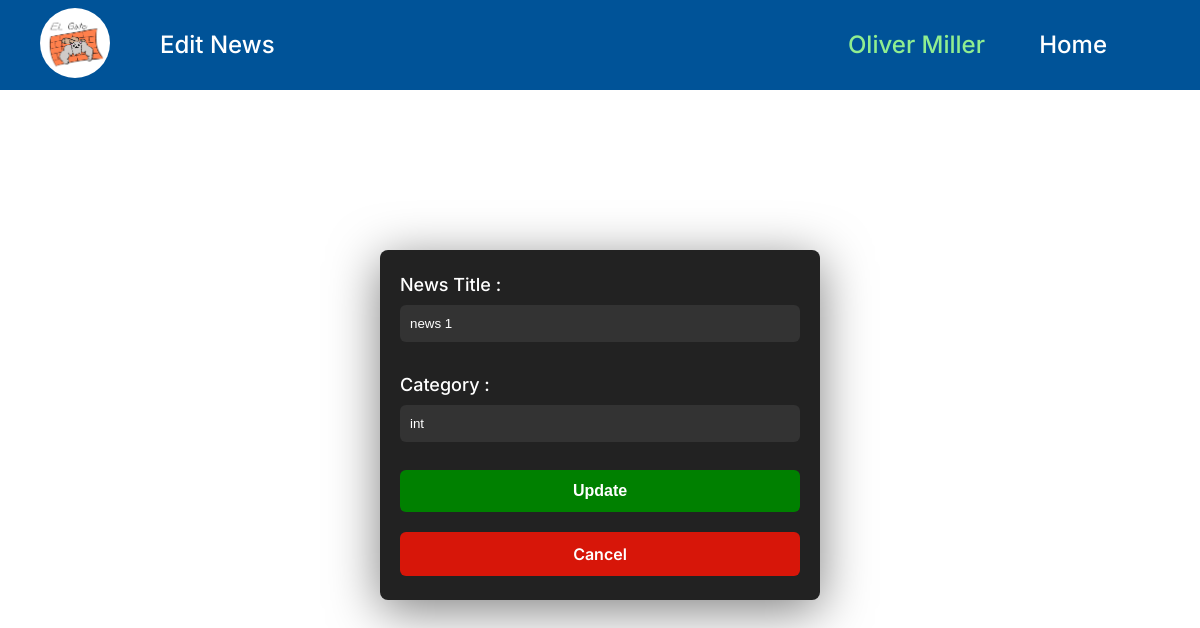
The page /Manage/NewsEdit.php?nID=1 (signed in) on the database its author committed.
### tables this page shows
CREATE TABLE `employees` (
  `employee_id` int(11) NOT NULL,
  `email` varchar(100) NOT NULL,
  `fullname` varchar(100) NOT NULL,
  `username` varchar(100) NOT NULL,
  `pwd` varchar(100) NOT NULL,
  `department_id` varchar(10) DEFAULT NULL,
  `role_id` int(11) DEFAULT NULL
);

CREATE TABLE `news` (
  `news_id` int(11) NOT NULL,
  `title` varchar(100) NOT NULL,
  `description` text,
  `category` varchar(10) DEFAULT NULL,
  `filename` varchar(100) NOT NULL
);

### Manage/NewsEdit.php (the view, shortened to what this page needs)
<?php
    include '../connect.php';
    if (isset($_GET['nID'])) {
        $nID = intval($_GET['nID']);
        $stmt = $mysqli->prepare("SELECT title, category FROM news WHERE news_id = ?");
        $stmt->bind_param('i', $nID);
        $stmt->execute();
        $stmt->bind_result($title, $category);
    } else {
        echo "Invalid news ID.";
        exit();
    }
?>
<!DOCTYPE html>
<html lang="en">
    <head>
        <link rel="stylesheet" href="../Pages/Pages.css" />
    </head>
    <body>
        <?php   $pageName = "Edit News";
                include '../Pages/HeadBar.php'; ?>
        <div style="height: 200px;"></div>
        <div class="login-container">
            <form method="post">
                <label for="title"><h6>News Title :</h6></label>
                <input type="text" id="title" name="title" value="<?php echo htmlspecialchars($title); ?>" required><br>
                <label for="category"><h6>Category :</h6></label>
                <input type="text" id="category" name="category" value="<?php echo htmlspecialchars($category); ?>" required><br>
                <input type="submit" value="Update">
                <br style="height: 100px;" />
                <a href="NewsManage.php" class="button cancel">Cancel</a>
            </form>
        </div>
    </body>
</html>

### Pages/HeadBar.php (shortened to what this page needs)
<?php
    include '../connect.php';
    $getName = "SELECT fullname, department_id, role_id FROM employees WHERE username = ? LIMIT 1";
    $stmt = $mysqli->prepare($getName);
    if ($stmt) {
        $stmt->bind_param("s", $_SESSION['username']);
        $stmt->execute();
        $stmt->bind_result($fullName, $department, $role);
        switch ($role) {
            case 1:
                $mainMenu = '<a href="../Roles/Reporter.php" style="color: lightgreen;">' . htmlspecialchars($fullName) . '</a>';
                break;
        }
        echo '
            <nav>
            <ul>
                <li><img src="../Images/ElGato.jpg" alt="Logo" id="logo"></li>
                <li>' . $pageName . '</li>
                <li style="position: fixed; right: 185px;">' . $mainMenu . '</li>
                <li style="position: fixed; right: 63px;"><a href="../Home.php">Home</a></li>
            </ul>
        </nav>';
    } else {
        echo "<h2 style='position: absolute; top: 22px; left: 100px;'>Welcome!</h2>";
    }
?>

### Pages/Pages.css (style rules this page uses)
body { font-family: 'Inter', sans-serif; margin: 0; padding: 0; }
nav { margin: 0; background-color: #005398; color: #fff; width: 100%; height: 70px; padding: 10px 0px; position: fixed; }
nav ul { list-style-type: none; padding-left: 20px; margin: 0; display: flex; }
nav ul li { font-size: 24px; font-weight: 500; margin-right: 30px; padding: 20px 0 0 20px; }
nav ul li a { color: #fff; text-decoration: none; }
#logo { width: 70px; height: 70px; border-radius: 50%; position: relative; top: -22px; }

### Manage/NewsEdit.php (style rules this page uses)
body { font-family: 'Inter', sans-serif; margin: 0; padding: 0; }
.login-container { width: 400px; height: 310px; margin: 50px auto; padding: 20px; border-radius: 8px; background-color: #222; color: #fff; text-align: left; box-shadow: 0px 10px 50px 0px rgba(0, 0, 0, 0.5); }
.login-container form { display: flex; flex-direction: column; }
.login-container h6 { font-size: 18px; font-weight: 500; margin: 4px 0 10px 0; }
#title, #category, #filename { height: 17px; padding: 10px; margin-bottom: 8px; border: none; border-radius: 6px; background-color: #333; color: #fff; width: 95%; }
input[type="submit"] { background-color: green; color: white; font-size: 16px; font-weight: 600; padding: 12px 20px; border: none; border-radius: 6px; cursor: pointer; }
.cancel { background-color: #D71609; text-align: center; text-decoration: none; color: white; font-size: 16px; font-weight: 600; padding: 12px 20px; border: none; border-radius: 6px; cursor: pointer; }

### rows shown on the page
employees: fullname "Oliver Miller"
news: title "news 1", category "int"

### other values the page prints
$pageName "Edit News"
